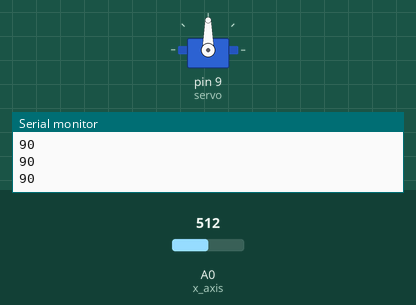
Simulated run of this sketch. Board: Arduino Uno, built with avr-gcc and run on an emulated ATmega328P. On the bench: servo, the last lines printed to the serial monitor. The test bench sets the inputs (shaded band); at power-on: A0 (x_axis) = 512.

Above: at 1.2 s.
1.3 s: A0 (x_axis) set to 716
At 1.7 s:
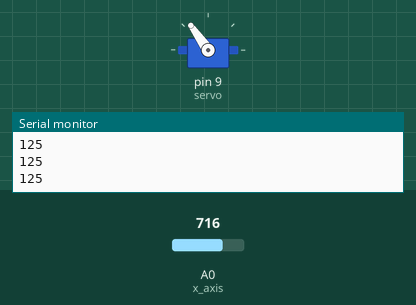
2.8 s: A0 (x_axis) set to 900
At 3.3 s:
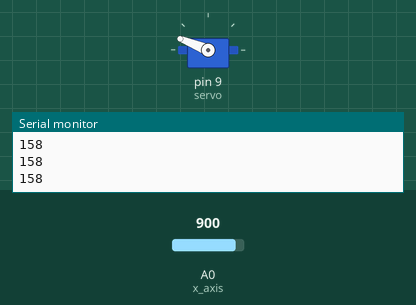
4.3 s: A0 (x_axis) set to 1023
At 5.5 s:
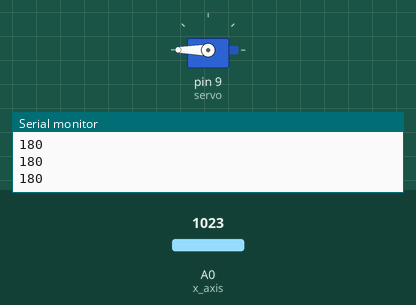
5.8 s: A0 (x_axis) set to 306
At 7.0 s:
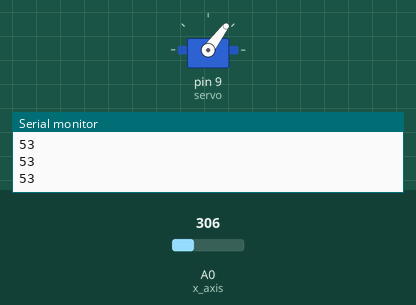
7.3 s: A0 (x_axis) set to 170
At 7.7 s:
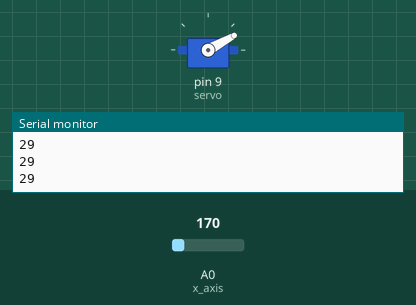
8.9 s: A0 (x_axis) set to 0
At 9.3 s:
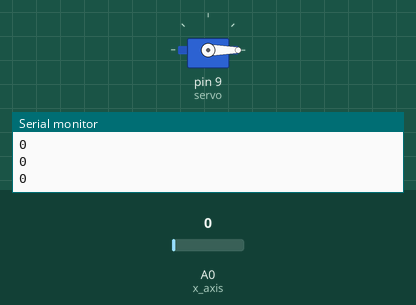
Timing chart, 0 to 11.4 s (numbered marks = the images above; inputs shaded):
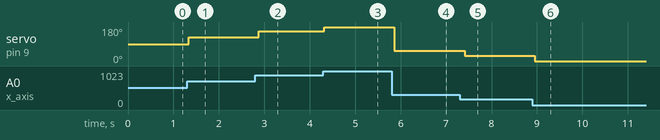

The sketch:

Servo_With_Joystick.ino
```cpp
// #23 Servo Moter with Joystick
#include<Servo.h>

// Variables
int x_axis = A0;

int x;
int y;
int click;

Servo servo;

// Joystick range
const int joystickMin = 0;
const int joystickMax = 1023;

// Servo angle range
const int servoMinAngle = 0;
const int servoMaxAngle = 180;

void setup() {
  // put your setup code here, to run once:
  Serial.begin(9600);

  // Define Servo Moter
  servo.attach(9);

  // Define other components
  pinMode(x_axis,INPUT);
}

void loop() {
  // put your main code here, to run repeatedly:

  // Read Joystick
  x = analogRead(x_axis);

  // Serial.println(String(x));
  delay(10);

  // Map the values for Servo Moter
  int servoAngleX = map(x, joystickMin, joystickMax, servoMinAngle, servoMaxAngle);

  // Control the servo
  servo.write(servoAngleX);

  Serial.println(servoAngleX);

  delay(100);
}
```

Measured:
- after the input at 1.3 s, servo on pin 9 (servo): 90° → 125° at once
- after the input at 2.8 s, servo on pin 9 (servo): 125° → 158° after 0.08 s
- after the input at 4.3 s, servo on pin 9 (servo): 158° → 180° at once
- after the input at 5.8 s, servo on pin 9 (servo): 180° → 53° after 0.06 s
- after the input at 7.3 s, servo on pin 9 (servo): 53° → 29° after 0.11 s
- after the input at 8.9 s, servo on pin 9 (servo): 29° → 0° after 0.05 s
